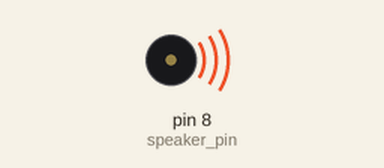
Bench run of a sketch on a simulated Arduino Uno, built with avr-gcc and run on an emulated ATmega328P. On the bench: buzzer (waves = sounding).

Above: at 4.7 s.
At 10.32 s:
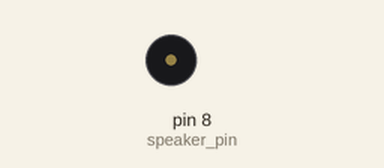
Timing chart, 0 to 10.8 s (numbered marks = the images above):
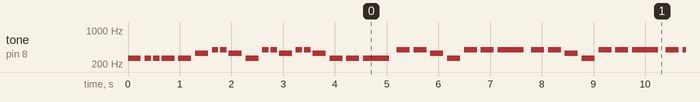

The sketch:

app.ino
```cpp
#define NOTE_C4 262 // 4¿ÁÅ¸ºê µµ
#define NOTE_D4 294 // 4¿ÁÅ¸ºê ·¹
#define NOTE_E4 330 // 4¿ÁÅ¸ºê ¹Ì
#define NOTE_G4 392 // 4¿ÁÅ¸ºê ¼Ö
#define NOTE_A4 440 // 4¿ÁÅ¸ºê ¶ó
#define NOTE_C5 523 // 5¿ÁÅ¸ºê ·¹
#define NUM 49

int melody[NUM] = { // °õ ¼¼¸¶¸®
NOTE_C4, NOTE_C4, NOTE_C4, NOTE_C4, NOTE_C4, // µµµµµµµµµµ
NOTE_E4, NOTE_G4, NOTE_G4, NOTE_E4, NOTE_C4, // ¹Ì¼Ö¼Ö¹Ìµµ
NOTE_G4, NOTE_G4, NOTE_E4, NOTE_G4, NOTE_G4, NOTE_E4, // ¼Ö¼Ö¹Ì¼Ö¼Ö¹Ì
NOTE_C4, NOTE_C4, NOTE_C4, // µµµµµµ
NOTE_G4, NOTE_G4, NOTE_E4, NOTE_C4, // ¼Ö¼Ö¹Ìµµ
NOTE_G4, NOTE_G4, NOTE_G4, // ¼Ö¼Ö¼Ö
NOTE_G4, NOTE_G4, NOTE_E4, NOTE_C4, // ¼Ö¼Ö¹Ìµµ
NOTE_G4, NOTE_G4, NOTE_G4, // ¼Ö¼Ö¼Ö
NOTE_G4, NOTE_G4, NOTE_E4, NOTE_C4, // ¼Ö¼Ö¹Ìµµ
NOTE_G4, NOTE_G4, NOTE_G4, NOTE_A4, NOTE_G4, // ¼Ö¼Ö¼Ö¶ó¼Ö
NOTE_C5, NOTE_G4, NOTE_C5, NOTE_G4, // µµ¼Öµµ¼Ö
NOTE_E4, NOTE_D4, NOTE_C4}; // ¹Ì·¹µµ

// À½Ç¥ ±æÀÌ
int noteDuration[NUM] ={
4, 8, 8, 4, 4, 4, 8, 8, 4, 4, 8, 8, 4, 8, 8, 4, 4, 4, 2,
4, 4, 4, 4, 4, 4, 2, 4, 4, 4, 4, 4, 4, 2,
4, 4, 4, 4, 8, 8, 8, 8, 2, 4, 4, 4, 4, 4, 4, 2};

const int speaker_pin = 8;

void setup()
{
    pinMode(speaker_pin, OUTPUT);
}

void loop()
{
    int m, d, dd;
    for(m = 0;m < NUM;m++){
        d = 1000 / noteDuration[m];
        dd = d* 1.3; // À½ Ãâ·Â ½Ã°£(4ºÐ À½Ç¥ 325ms)
        tone(speaker_pin, melody[m], d);
        delay(dd);
    }
    delay(1000);
}
```

Measured:
- by itself, tone on pin 8 (speaker_pin): plays 262 Hz for 0.25 s, 262 Hz for 0.13 s, 262 Hz for 0.13 s, 262 Hz for 0.25 s, 262 Hz for 0.25 s, 330 Hz for 0.25 s … (388 notes in this stretch)
